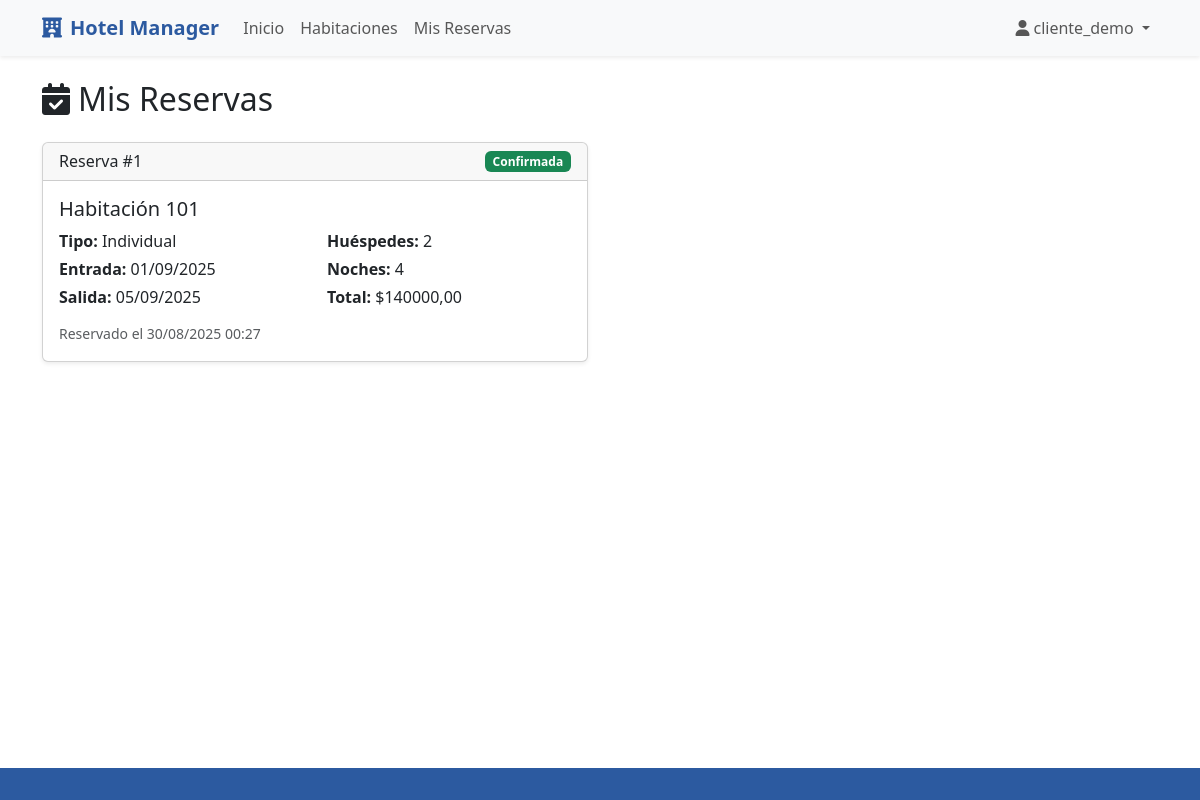
The page /mis-reservas/ (signed in) on the database as committed earlier.
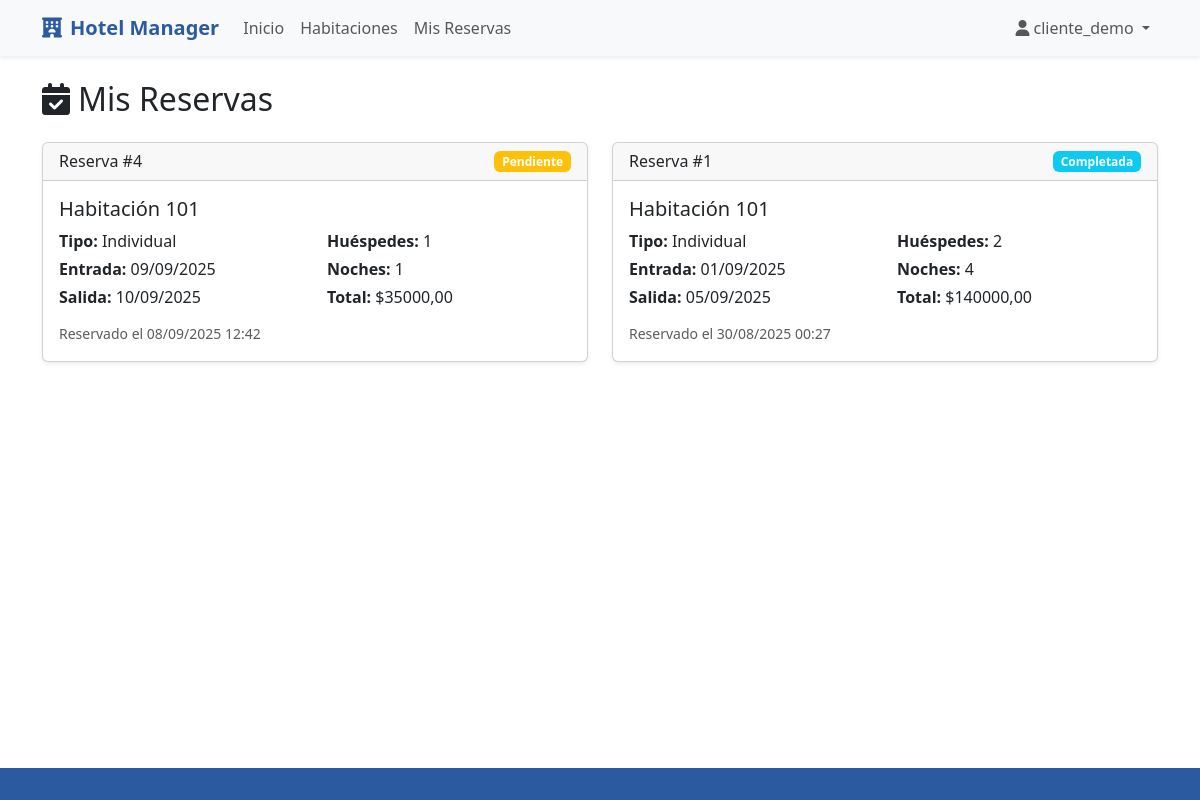
The same page on the database as committed later.
### hotel/models.py (models this page shows, shortened)
class Reserva(models.Model):
    ESTADOS_RESERVA = [
        ('pendiente', 'Pendiente'),
        ('confirmada', 'Confirmada'),
        ('cancelada', 'Cancelada'),
        ('completada', 'Completada'),
    ]
    cliente = models.ForeignKey(User, on_delete=models.CASCADE)
    habitacion = models.ForeignKey(Habitacion, on_delete=models.CASCADE)
    fecha_entrada = models.DateField()
    fecha_salida = models.DateField()
    numero_huespedes = models.IntegerField()
    estado = models.CharField(max_length=20, choices=ESTADOS_RESERVA, default='pendiente')
    precio_total = models.DecimalField(max_digits=10, decimal_places=2)
    fecha_reserva = models.DateTimeField(auto_now_add=True)
    comentarios = models.TextField(blank=True)
    def calcular_noches(self):
        return (self.fecha_salida - self.fecha_entrada).days
    class Meta:
        verbose_name = "Reserva"
        verbose_name_plural = "Reservas"
        ordering = ['-fecha_reserva']

class Habitacion(models.Model):
    ESTADOS = [
        ('disponible', 'Disponible'),
        ('ocupada', 'Ocupada'),
        ('mantenimiento', 'En Mantenimiento'),
    ]
    numero = models.CharField(max_length=10, unique=True)
    tipo = models.ForeignKey(TipoHabitacion, on_delete=models.CASCADE)
    estado = models.CharField(max_length=20, choices=ESTADOS, default='disponible')
    piso = models.IntegerField()
    descripcion = models.TextField(blank=True)
    fecha_creacion = models.DateTimeField(auto_now_add=True)
    class Meta:
        verbose_name = "Habitación"
        verbose_name_plural = "Habitaciones"
        ordering = ['numero']

class TipoHabitacion(models.Model):
    TIPOS_HABITACION = [
        ('individual', 'Individual'),
        ('doble', 'Doble'),
        ('suite', 'Suite'),
        ('familiar', 'Familiar'),
    ]
    nombre = models.CharField(max_length=50, choices=TIPOS_HABITACION, unique=True)
    descripcion = models.TextField(blank=True)
    precio_por_noche = models.DecimalField(max_digits=8, decimal_places=2)
    capacidad_maxima = models.IntegerField()
    def __str__(self):
        return self.get_nombre_display()
    class Meta:
        verbose_name = "Tipo de Habitación"
        verbose_name_plural = "Tipos de Habitación"

### hotel/views.py (the view)
# urls.py: path('mis-reservas/', views.mis_reservas, name='mis_reservas'),
@login_required
def mis_reservas(request):
    reservas = Reserva.objects.filter(cliente=request.user).order_by('-fecha_reserva')
    return render(request, 'hotel/mis_reservas.html', {'reservas': reservas})

### hotel/templates/hotel/mis_reservas.html (shortened to what this page needs)
{% extends 'hotel/base.html' %}
{% block contenido %}
<h2 class="mb-4">
    <i class="fas fa-calendar-check me-2"></i>Mis Reservas
</h2>
{% if reservas %}
    <div class="row">
        {% for reserva in reservas %}
            <div class="col-lg-6 mb-4">
                <div class="card shadow-sm">
                    <div class="card-header d-flex justify-content-between align-items-center">
                        <h6 class="mb-0">Reserva #{{ reserva.id }}</h6>
                        <span class="badge {% if reserva.estado == 'confirmada' %}bg-success{% elif reserva.estado == 'pendiente' %}bg-warning{% elif reserva.estado == 'cancelada' %}bg-danger{% else %}bg-info{% endif %}">
                            {{ reserva.get_estado_display }}
                        </span>
                    </div>
                    <div class="card-body">
                        <h5 class="card-title">Habitación {{ reserva.habitacion.numero }}</h5>
                        <div class="row">
                            <div class="col-sm-6">
                                <p class="mb-1"><strong>Tipo:</strong> {{ reserva.habitacion.tipo }}</p>
                                <p class="mb-1"><strong>Entrada:</strong> {{ reserva.fecha_entrada|date:"d/m/Y" }}</p>
                                <p class="mb-1"><strong>Salida:</strong> {{ reserva.fecha_salida|date:"d/m/Y" }}</p>
                            </div>
                            <div class="col-sm-6">
                                <p class="mb-1"><strong>Huéspedes:</strong> {{ reserva.numero_huespedes }}</p>
                                <p class="mb-1"><strong>Noches:</strong> {{ reserva.calcular_noches }}</p>
                                <p class="mb-1"><strong>Total:</strong> ${{ reserva.precio_total }}</p>
                            </div>
                        </div>
                        <div class="mt-2">
                            <small class="text-muted">
                                Reservado el {{ reserva.fecha_reserva|date:"d/m/Y H:i" }}
                            </small>
                        </div>
                    </div>
                </div>
            </div>
        {% endfor %}
    </div>
{% endif %}
{% endblock %}

### hotel/templates/hotel/base.html (shortened to what this page needs)
{% load static %}
<!DOCTYPE html>
<html lang="es">
<head>
    <link href="https://cdnjs.cloudflare.com/ajax/libs/bootstrap/5.3.0/css/bootstrap.min.css" rel="stylesheet">
    <link href="https://cdnjs.cloudflare.com/ajax/libs/font-awesome/6.4.0/css/all.min.css" rel="stylesheet">
</head>
<body>
    <nav class="navbar navbar-expand-lg navbar-light bg-light shadow-sm">
        <div class="container">
            <a class="navbar-brand" href="{% url 'inicio' %}">
                <i class="fas fa-hotel me-2"></i>Hotel Manager
            </a>
            <div class="collapse navbar-collapse" id="navbarNav">
                <ul class="navbar-nav me-auto">
                    <li class="nav-item">
                        <a class="nav-link" href="{% url 'inicio' %}">Inicio</a>
                    </li>
                    <li class="nav-item">
                        <a class="nav-link" href="{% url 'lista_habitaciones' %}">Habitaciones</a>
                    </li>
                    {% if user.is_authenticated %}
                        <li class="nav-item">
                            <a class="nav-link" href="{% url 'mis_reservas' %}">Mis Reservas</a>
                        </li>
                    {% endif %}
                </ul>
                <ul class="navbar-nav">
                    {% if user.is_authenticated %}
                        <li class="nav-item dropdown">
                            <a class="nav-link dropdown-toggle" href="#" role="button" data-bs-toggle="dropdown">
                                <i class="fas fa-user me-1"></i>{{ user.username }}
                            </a>
                        </li>
                    {% endif %}
                </ul>
            </div>
        </div>
    </nav>
    <main class="container my-4">
        {% block contenido %}
        {% endblock %}
    </main>
    <footer class="footer py-3 mt-5">
    </footer>
</body>
</html>

### hotel/templates/hotel/base.html (style rules this page uses)
.navbar-brand { font-weight: bold; color: #2c5aa0 !important; }
.footer { background-color: #2c5aa0; color: white; margin-top: auto; }
body { display: flex; flex-direction: column; min-height: 100vh; }
main { flex: 1; }

Rows that differ between the two databases and show on the page:
added Reserva: id "4", estado "Pendiente", habitacion.numero "101", habitacion.tipo "Individual", fecha_entrada "09/09/2025", fecha_salida "10/09/2025", numero_huespedes "1", calcular_noches "1", precio_total "35000,00", fecha_reserva "08/09/2025 12:42"
changed Reserva id 1: estado "Confirmada" → "Completada"
